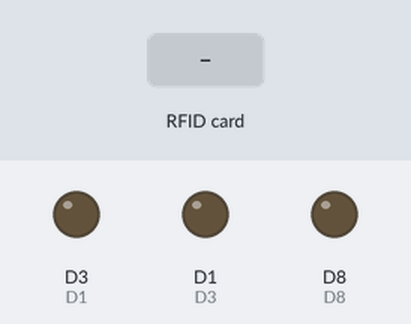
A sketch run on a simulated ESP8266 (NodeMCU). On the bench: output pins drawn as LEDs (lit = HIGH). The inputs (shaded band) are chosen by the test bench. WiFi joins after 1.5 s; servers stay silent unless stated; uploads are accepted with an empty reply; what the sketch prints to the serial monitor is not drawn.

Above: at 3.0 s.
3.1 s: RFID card 5E 7A 19 C4 held to the reader
At 3.7 s:
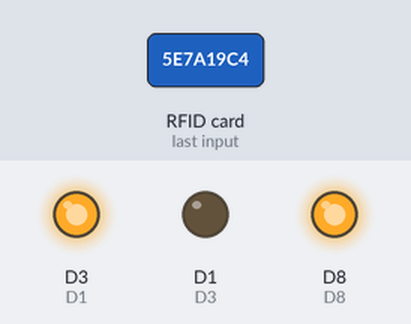
Timing chart, 0 to 7.9 s (numbered marks = the images above; inputs shaded):
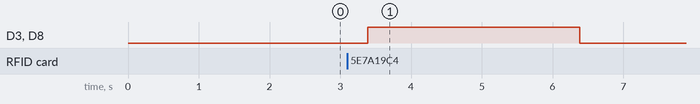

The sketch:

official_codigo_acessos.ino
```cpp
#include <ESP8266WiFi.h> // biblioteca para usar as funções de Wifi do módulo ESP8266
#include <ESP8266HTTPClient.h>
#include <SPI.h>
#include <MFRC522.h>
#include <ArduinoJson.h>  // biblioteca JSON para sistemas embarcados

#define RST_PIN 2 // RST-PIN MFRC522 - RFID - SPI - Modulo GPIO02
#define SS_PIN  4  // SDA-PIN MFRC522 - RFID - SPI - Modulo GPIO4

//
#define D0    16                // User Button
#define D1    0                 // Green LED
#define D3    5                 // Red LedLED
#define D5    14                // SCK pin for MFRC522
#define D6    12                // MISO pin for MFRC522
#define D7    13                // MOSI pin for MFRC522
#define D8    15                // Locker Relay
#define D9    3
#define D10   1

MFRC522 mfrc522(SS_PIN, RST_PIN); // Cria acesso MFRC522

//-----------------------------------------------------------------
//para cada um laboratorio o id_lab será diferente, depende do id cadastrado no laboratório
char id_lab []="1";
//-----------------------------------------------------------------

String tag; // codigo lido do rfid

// Definições da rede Wifi
const char* login = "motog5splus";
const char* senha = "carlos098";

// endereço IP local do Servidor Web instalado na Raspberry Pi 3
// onde será exibida a página web
const char* Host = "192.168.43.196";

WiFiClient client;


//----------------------------------------------------------------------
// construindo o objeto JSON que irá armazenar os dados na função populateJSON()
StaticJsonBuffer<300> jsonBuffer;
JsonObject& object = jsonBuffer.createObject();

JsonObject& dado = object.createNestedObject("acess");


//-------------------------------------------------------------------------
/*
 * função que conecta o NodeMCU na rede Wifi
 * SSID e PASSWORD devem ser indicados nas variáveis
 */

void initWiFi()
{
  delay(10);
  Serial.print("Conectando-se na rede: ");
  Serial.println(login);
  Serial.println("Aguarde");
  reconnectWiFi();
}


void reconnectWiFi()
{
  if(WiFi.status() == WL_CONNECTED)
    return;

  WiFi.begin(login, senha);

  while(WiFi.status() != WL_CONNECTED) {
    delay(100);
    Serial.print(".");
  }

  Serial.println();
  Serial.print("Conectado com sucesso na rede: ");
  Serial.println(login);
  Serial.print("IP obtido: ");
  Serial.println(WiFi.localIP());
}


//-----------------------------------------------------------------------


//-----------------------------------------------------------------------
/*
 * função que armazena cada dado do sensor em um objeto JSON
 * utiliza a biblioteca ArduinoJson
 */
void montaJSON(){

  dado["lab_id"] = id_lab;
  dado["tag"]= tag;
}


/*
 * função que envia os dados do sensor para o servidor em formato JSON
 * faz um POST request ao servidor
 */
String metodoPOST()
{
  String resposta;
  if(!client.connect(Host,3000) )     // aqui conectamos ao servidor
  {
    Serial.print("Nao foi possivel conectar ao servidor!\n");
    return ("");
  }else{
    Serial.println("Conectado ao servidor");
    // Faz o HTTP POST request
    client.println("POST /acess HTTP/1.1");
    client.println("Host: 192.168.43.196");
    client.println("Content-Type: application/json");
    client.print("Content-Length: ");
    client.println(object.measureLength());
    client.println();
    object.printTo(client);    // envio do JSON
    client.setTimeout(8000);
    while (client.connected()) {
      resposta = client.readStringUntil('\r');
      Serial.println(resposta);
      break;
    }
  /*
     while (client.connected()) {
      resposta = client.readStringUntil('\r');
      resposta=resposta.substring(1);
      break;
    }
    */
   // Serial.println(resposta);
    client.stop();
    return resposta;
  }
}


//--------------------------------------------------------------------------------------

void setup() {

  Serial.begin(115200);
  pinMode(D1,OUTPUT); //fechadura
  pinMode(D3,OUTPUT); // LED VERDE
  pinMode(D8,OUTPUT); // LED VERMELHO
  delay(250);
  Serial.println();
  Serial.println("Iniciando....");

  SPI.begin();           // Inicia a serial SPI para o leitor
  mfrc522.PCD_Init();    // Inicia o leitor RFID

  initWiFi();
}

void loop() {
  //String compara="{\"ok\":\"ok\"}";
  String compara="HTTP/1.1 200 OK";
  if (mfrc522.PICC_IsNewCardPresent() && mfrc522.PICC_ReadCardSerial()){ // Verifica se o cartao foi lido e ler
    Serial.printf("Tag:");
    tag="";
    for (byte i = 0; i < mfrc522.uid.size; i++) {
       Serial.print(mfrc522.uid.uidByte[i] < 0x10 ? "0" : "");
       Serial.print(mfrc522.uid.uidByte[i], HEX);
       tag.concat(String(mfrc522.uid.uidByte[i] < 0x10 ? "0" : ""));
       tag.concat(String(mfrc522.uid.uidByte[i], HEX));
       tag.toUpperCase();
    }
    Serial.println();
    if(WiFi.status() == WL_CONNECTED) { // Verifica a conexao Wifi
        montaJSON();  // transforma os dados em formato JSON

        if (metodoPOST().equals(compara)){      // envia os dados ao servidor
            Serial.println(" enviou!!!!!!!!!");
            digitalWrite(D1, HIGH);
            digitalWrite(D8, HIGH);
            delay(1000);

        }else{
            Serial.println("nao enviou, servidor nao disponivel!!!!!!!!!");
            digitalWrite(D3, HIGH);
            delay(1000);
        }

    }else{
            Serial.printf("não conectado a wifi...");
            digitalWrite(D3, HIGH);
            delay(1000);

    }
     delay (2000);
     digitalWrite(D1, LOW);
     digitalWrite(D3, LOW);
     digitalWrite(D8, LOW);

  }
}
```

Measured:
- after the input at 3.1 s, D3 (D1), D8: LOW → HIGH after 0.29 s, → LOW 3.0 s later
